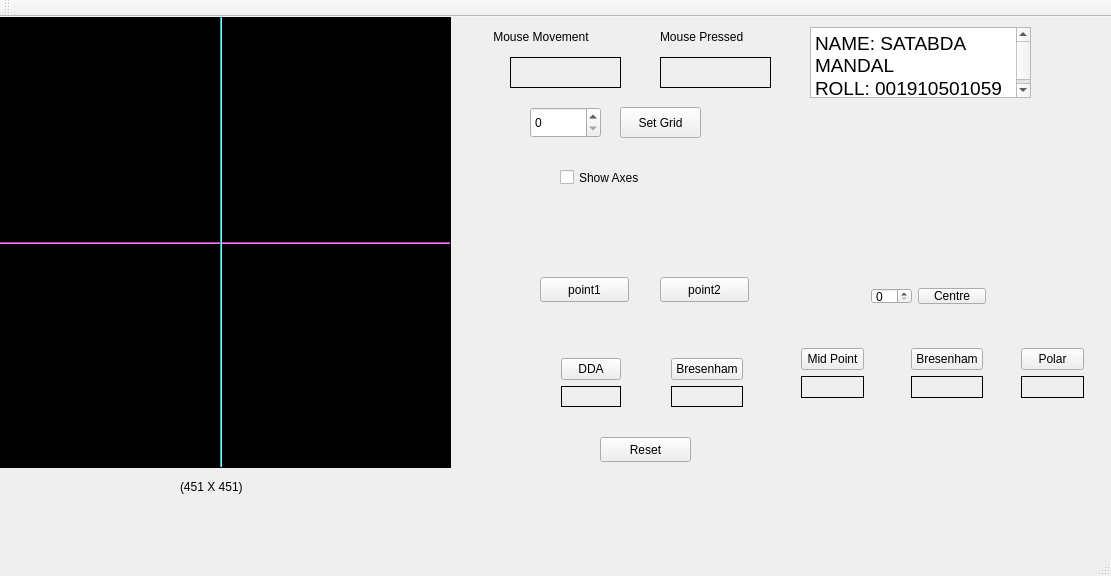
<?xml version="1.0" encoding="UTF-8"?>
<ui version="4.0">
 <class>MainWindow</class>
 <widget class="QMainWindow" name="MainWindow">
  <property name="geometry">
   <rect>
    <x>0</x>
    <y>0</y>
    <width>1111</width>
    <height>576</height>
   </rect>
  </property>
  <property name="windowTitle">
   <string>MainWindow</string>
  </property>
  <widget class="QWidget" name="centralWidget">
   <widget class="my_label" name="frame">
    <property name="geometry">
     <rect>
      <x>0</x>
      <y>0</y>
      <width>451</width>
      <height>451</height>
     </rect>
    </property>
    <property name="mouseTracking">
     <bool>true</bool>
    </property>
    <property name="styleSheet">
     <string notr="true">background-color: rgb(0, 0, 0);</string>
    </property>
    <property name="frameShape">
     <enum>QFrame::Box</enum>
    </property>
    <property name="text">
     <string/>
    </property>
   </widget>
   <widget class="QLabel" name="mouse_movement">
    <property name="geometry">
     <rect>
      <x>510</x>
      <y>40</y>
      <width>111</width>
      <height>31</height>
     </rect>
    </property>
    <property name="frameShape">
     <enum>QFrame::Panel</enum>
    </property>
    <property name="text">
     <string/>
    </property>
   </widget>
   <widget class="QLabel" name="label_3">
    <property name="geometry">
     <rect>
      <x>480</x>
      <y>10</y>
      <width>151</width>
      <height>20</height>
     </rect>
    </property>
    <property name="text">
     <string>    Mouse Movement</string>
    </property>
   </widget>
   <widget class="QLabel" name="mouse_pressed">
    <property name="geometry">
     <rect>
      <x>660</x>
      <y>40</y>
      <width>111</width>
      <height>31</height>
     </rect>
    </property>
    <property name="frameShape">
     <enum>QFrame::Panel</enum>
    </property>
    <property name="text">
     <string/>
    </property>
   </widget>
   <widget class="QLabel" name="label_5">
    <property name="geometry">
     <rect>
      <x>660</x>
      <y>10</y>
      <width>121</width>
      <height>20</height>
     </rect>
    </property>
    <property name="text">
     <string>Mouse Pressed</string>
    </property>
   </widget>
   <widget class="QLabel" name="label_6">
    <property name="geometry">
     <rect>
      <x>180</x>
      <y>460</y>
      <width>81</width>
      <height>20</height>
     </rect>
    </property>
    <property name="text">
     <string>(451 X 451)</string>
    </property>
   </widget>
   <widget class="Line" name="x_axis">
    <property name="geometry">
     <rect>
      <x>0</x>
      <y>225</y>
      <width>450</width>
      <height>2</height>
     </rect>
    </property>
    <property name="styleSheet">
     <string notr="true">background-color: rgb(255, 85, 255);</string>
    </property>
    <property name="orientation">
     <enum>Qt::Horizontal</enum>
    </property>
   </widget>
   <widget class="Line" name="y_axis">
    <property name="geometry">
     <rect>
      <x>220</x>
      <y>0</y>
      <width>2</width>
      <height>450</height>
     </rect>
    </property>
    <property name="styleSheet">
     <string notr="true">
background-color: rgb(85, 255, 255);</string>
    </property>
    <property name="orientation">
     <enum>Qt::Vertical</enum>
    </property>
   </widget>
   <widget class="QCheckBox" name="show_axes">
    <property name="geometry">
     <rect>
      <x>560</x>
      <y>150</y>
      <width>101</width>
      <height>21</height>
     </rect>
    </property>
    <property name="text">
     <string>Show Axes</string>
    </property>
   </widget>
   <widget class="QPushButton" name="setgridbutton">
    <property name="geometry">
     <rect>
      <x>620</x>
      <y>90</y>
      <width>81</width>
      <height>31</height>
     </rect>
    </property>
    <property name="text">
     <string>Set Grid</string>
    </property>
   </widget>
   <widget class="QSpinBox" name="gridspinbox">
    <property name="geometry">
     <rect>
      <x>530</x>
      <y>90</y>
      <width>71</width>
      <height>31</height>
     </rect>
    </property>
   </widget>
   <widget class="QPushButton" name="resetButton">
    <property name="geometry">
     <rect>
      <x>600</x>
      <y>420</y>
      <width>91</width>
      <height>25</height>
     </rect>
    </property>
    <property name="text">
     <string>Reset</string>
    </property>
   </widget>
   <widget class="QPushButton" name="setpoint1">
    <property name="geometry">
     <rect>
      <x>540</x>
      <y>260</y>
      <width>89</width>
      <height>25</height>
     </rect>
    </property>
    <property name="text">
     <string>point1</string>
    </property>
   </widget>
   <widget class="QPushButton" name="setpoint2">
    <property name="geometry">
     <rect>
      <x>660</x>
      <y>260</y>
      <width>89</width>
      <height>25</height>
     </rect>
    </property>
    <property name="text">
     <string>point2</string>
    </property>
   </widget>
   <widget class="QWidget" name="layoutWidget">
    <property name="geometry">
     <rect>
      <x>550</x>
      <y>330</y>
      <width>82</width>
      <height>71</height>
     </rect>
    </property>
    <layout class="QVBoxLayout" name="verticalLayout">
     <item>
      <widget class="QPushButton" name="DDAline">
       <property name="text">
        <string>DDA</string>
       </property>
      </widget>
     </item>
     <item>
      <widget class="QLabel" name="time_dda">
       <property name="frameShape">
        <enum>QFrame::Panel</enum>
       </property>
       <property name="text">
        <string/>
       </property>
      </widget>
     </item>
    </layout>
   </widget>
   <widget class="QWidget" name="layoutWidget">
    <property name="geometry">
     <rect>
      <x>660</x>
      <y>330</y>
      <width>94</width>
      <height>71</height>
     </rect>
    </property>
    <layout class="QVBoxLayout" name="verticalLayout_2">
     <item>
      <widget class="QPushButton" name="bresenhamLine">
       <property name="text">
        <string>Bresenham</string>
       </property>
      </widget>
     </item>
     <item>
      <widget class="QLabel" name="time_Bresenhum">
       <property name="frameShape">
        <enum>QFrame::Panel</enum>
       </property>
       <property name="text">
        <string/>
       </property>
      </widget>
     </item>
    </layout>
   </widget>
   <widget class="QTextBrowser" name="textBrowser">
    <property name="geometry">
     <rect>
      <x>810</x>
      <y>10</y>
      <width>221</width>
      <height>71</height>
     </rect>
    </property>
    <property name="html">
     <string>&lt;!DOCTYPE HTML PUBLIC &quot;-//W3C//DTD HTML 4.0//EN&quot; &quot;http://www.w3.org/TR/REC-html40/strict.dtd&quot;&gt;
&lt;html&gt;&lt;head&gt;&lt;meta name=&quot;qrichtext&quot; content=&quot;1&quot; /&gt;&lt;style type=&quot;text/css&quot;&gt;
p, li { white-space: pre-wrap; }
&lt;/style&gt;&lt;/head&gt;&lt;body style=&quot; font-family:'Yrsa Light'; font-size:14pt; font-weight:400; font-style:normal;&quot;&gt;
&lt;p style=&quot; margin-top:0px; margin-bottom:0px; margin-left:0px; margin-right:0px; -qt-block-indent:0; text-indent:0px;&quot;&gt;NAME: SATABDA MANDAL&lt;/p&gt;
&lt;p style=&quot; margin-top:0px; margin-bottom:0px; margin-left:0px; margin-right:0px; -qt-block-indent:0; text-indent:0px;&quot;&gt;ROLL: 001910501059&lt;/p&gt;&lt;/body&gt;&lt;/html&gt;</string>
    </property>
   </widget>
   <widget class="QWidget" name="">
    <property name="geometry">
     <rect>
      <x>790</x>
      <y>320</y>
      <width>85</width>
      <height>72</height>
     </rect>
    </property>
    <layout class="QVBoxLayout" name="verticalLayout_3">
     <item>
      <widget class="QPushButton" name="Midpoint">
       <property name="text">
        <string>Mid Point</string>
       </property>
      </widget>
     </item>
     <item>
      <widget class="QLabel" name="timemidpoint">
       <property name="frameShape">
        <enum>QFrame::Panel</enum>
       </property>
       <property name="text">
        <string/>
       </property>
      </widget>
     </item>
    </layout>
   </widget>
   <widget class="QWidget" name="">
    <property name="geometry">
     <rect>
      <x>900</x>
      <y>320</y>
      <width>94</width>
      <height>72</height>
     </rect>
    </property>
    <layout class="QVBoxLayout" name="verticalLayout_4">
     <item>
      <widget class="QPushButton" name="Bresenhamcircle">
       <property name="text">
        <string>Bresenham</string>
       </property>
      </widget>
     </item>
     <item>
      <widget class="QLabel" name="timebresenham">
       <property name="frameShape">
        <enum>QFrame::Panel</enum>
       </property>
       <property name="text">
        <string/>
       </property>
      </widget>
     </item>
    </layout>
   </widget>
   <widget class="QWidget" name="">
    <property name="geometry">
     <rect>
      <x>1010</x>
      <y>320</y>
      <width>85</width>
      <height>72</height>
     </rect>
    </property>
    <layout class="QVBoxLayout" name="verticalLayout_5">
     <item>
      <widget class="QPushButton" name="polar">
       <property name="text">
        <string>Polar</string>
       </property>
      </widget>
     </item>
     <item>
      <widget class="QLabel" name="timepolar">
       <property name="frameShape">
        <enum>QFrame::Panel</enum>
       </property>
       <property name="text">
        <string/>
       </property>
      </widget>
     </item>
    </layout>
   </widget>
   <widget class="QWidget" name="">
    <property name="geometry">
     <rect>
      <x>860</x>
      <y>260</y>
      <width>137</width>
      <height>38</height>
     </rect>
    </property>
    <layout class="QHBoxLayout" name="horizontalLayout">
     <item>
      <widget class="QSpinBox" name="radius"/>
     </item>
     <item>
      <widget class="QPushButton" name="centre">
       <property name="text">
        <string>Centre</string>
       </property>
      </widget>
     </item>
    </layout>
   </widget>
  </widget>
  <widget class="QMenuBar" name="menuBar">
   <property name="geometry">
    <rect>
     <x>0</x>
     <y>0</y>
     <width>1111</width>
     <height>32</height>
    </rect>
   </property>
  </widget>
  <widget class="QToolBar" name="mainToolBar">
   <attribute name="toolBarArea">
    <enum>TopToolBarArea</enum>
   </attribute>
   <attribute name="toolBarBreak">
    <bool>false</bool>
   </attribute>
  </widget>
  <widget class="QStatusBar" name="statusBar"/>
 </widget>
 <layoutdefault spacing="6" margin="11"/>
 <customwidgets>
  <customwidget>
   <class>my_label</class>
   <extends>QLabel</extends>
   <header location="global">my_label.h</header>
  </customwidget>
 </customwidgets>
 <resources/>
 <connections/>
</ui>
